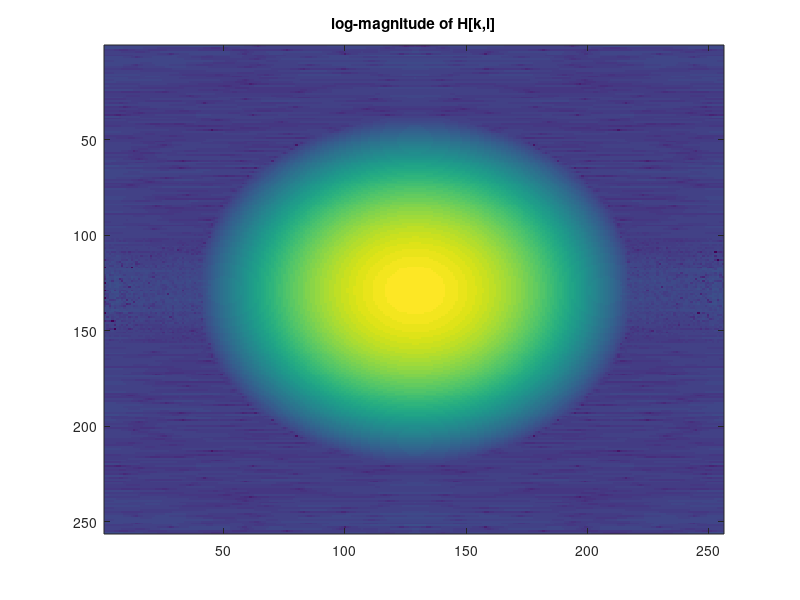

The MATLAB script that drew this image: (Note: this script raises an error after producing the figure.)
clc;
clear all;
close all;
%% 4.
%(a)
m = (-128:1:127);
n = (-128:1:127);
sigma = 4; % c 選項改這邊的sigma值:32
h1_matrix = 1/(2*pi*sigma^2)*exp(-((m.^2)'+n.^2)/(2*sigma^2));
H = ifftshift(fft2(h1_matrix));
figure();
imagesc(log(abs(H)));
title('log-magnitude of H[k,l]');
%(b)
lena = double(imread('lena.jpg'))/255.0;
lena = imresize(lena, [256,256]); %[]內的數字根據H的大小變動
figure();
imshow(lena);

Lena = ifftshift(fft2(lena));
Lena_H = Lena .* H;
lena_h = fftshift(ifft2(Lena_H));
figure();
imshow(abs(lena_h));

%(c) 上面備註有寫 改sigma 得到新的filter 跟 lena.jpg
%(d)
hp = padarray(h1_matrix, [128 128],0,'both');
Hp = ifftshift(fft2(hp));
lenap = padarray(lena,[128 128],0,'both');
LENAp = ifftshift(fft2(lenap));
LENA_Hp = LENAp .* Hp;
lena_hp = fftshift(ifft2(LENA_Hp));
figure()
imshow(abs(lena_hp));
figure()
imshow((abs(lena_hp(129:384, 129:384, :))));
% 在正常卷積（y = h * x）中，filter窗口從圖像邊緣掉落。
% 作為正常卷積，此圖像受padding為零（在顯示圖像時為黑色）的圖像外環影響。
% 前一個由於圓卷積中的空間域混疊效應而遭受了額外的失真，就像我們通過環繞圖像外推圖像一樣。
% 因此，我們看不到黑框。

%(e) Not sure !!!
H1 = ones(size(H)) - H;
figure();
imagesc(log(abs(H1)));
title('log-magnitude of 1-H[k,l]');
LENA_H1 = Lena .* H1;
lena_h1 = ifft2(fftshift(LENA_H1)); %這邊不太一樣
figure();
imshow(abs(lena_h1));
